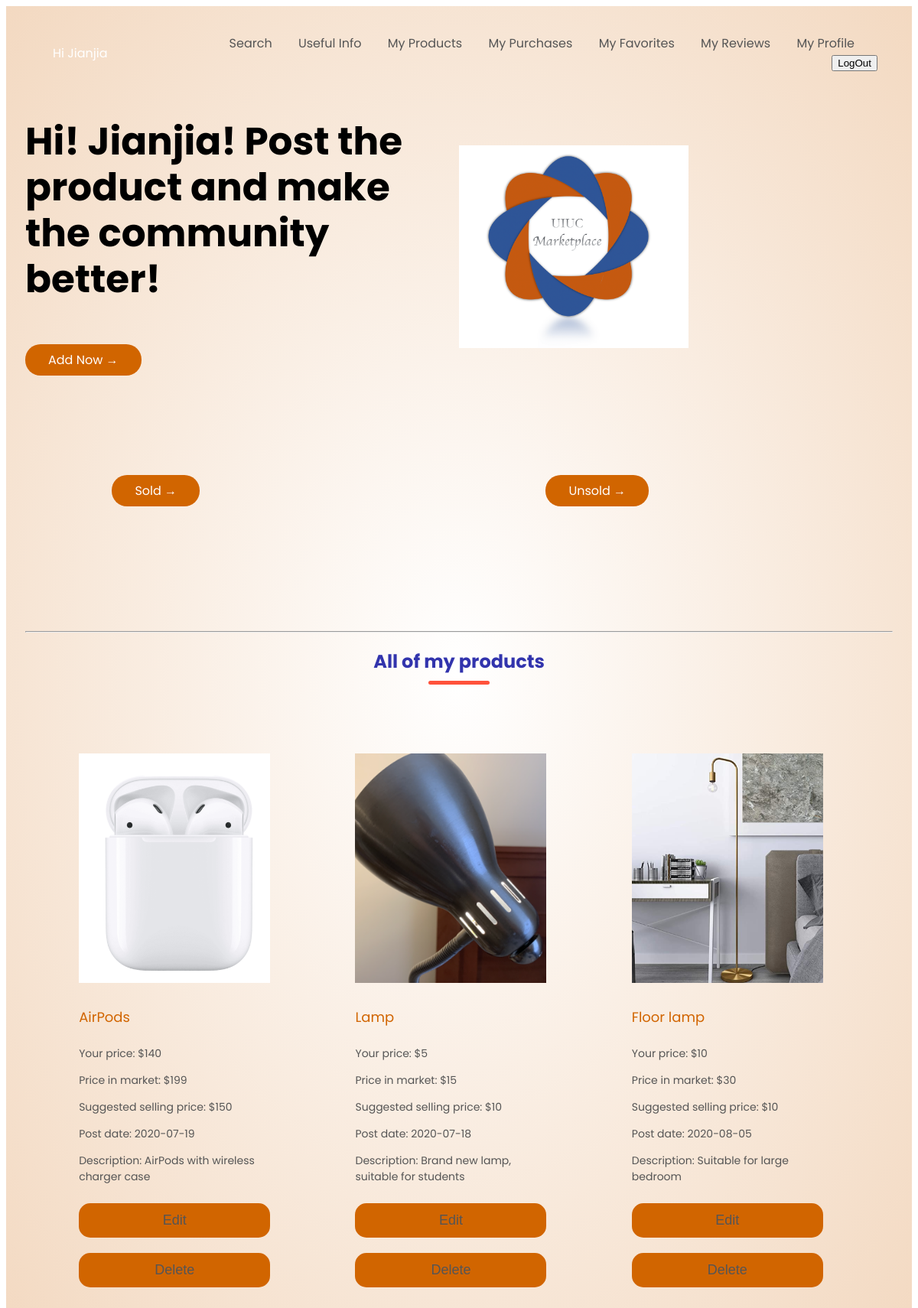
The page /my_products.php (signed in) on the database its author committed.
### tables this page shows
CREATE TABLE `Product` (
  `Product_ID` int(11) NOT NULL,
  `Product_Name` varchar(50) DEFAULT NULL,
  `Seller_ID` int(11) NOT NULL,
  `Product_image` varchar(200) DEFAULT NULL,
  `Price_Sell` double DEFAULT NULL,
  `Price_New` double DEFAULT NULL,
  `Price_Recommend` double DEFAULT NULL,
  `Date_Post` date DEFAULT cast(current_timestamp() as date),
  `Sold_Or_Not` int(11) DEFAULT 0,
  `Category` varchar(50) DEFAULT NULL,
  `Product_Description` varchar(500) DEFAULT NULL
);

### my_products.php (the view)
<?php
  require "my_products_header.php";
?>
<main>
  <div class="container">
    <div class="row">
      <div class="col-2">
        <h1>Hi! <?php echo $User_Name ?>! Post the product and make the community better!</h1>
        <a href=my_products_add.php? class="btn">Add Now &#8594;</a>
      </div>
      <div class="col-2">
        <img src="ProductImage/product1.png" alt="">
      </div>
    </div>
    <div class="categories">
      <div class="row">
        <div class="col-3">
          <a href=my_products_sold.php? class="btn">Sold &#8594;</a>
        </div>
        <div class="col-3">
          <a href=my_products_unsold.php? class="btn">Unsold &#8594;</a>
        </div>
      </div>
    </div>
    <br>
  <hr>
    <div class="small-container">
      <h2 class="title"> All of my products</h2>
      <div class="row">
    <?php
      require_once('mysqli_connect.php');
      $sql = "SELECT * FROM Product WHERE Seller_ID=$User_ID;";
      $result = mysqli_query($dbc,$sql);
      $resultCheck = mysqli_num_rows($result);
      if($resultCheck > 0){
        while($row = mysqli_fetch_assoc($result)){
    ?>
    <div class="col-4">
      <img src="ProductImage/<?php echo $row['Product_image']?>" alt="Image of Product" >
      <h4><?php echo $row['Product_Name']; ?></h4>
      <p>Your price: $<?php echo $row['Price_Sell']; ?></p>
      <p>Price in market: $<?php echo $row['Price_New']; ?></p>
      <p>Suggested selling price: $<?php echo $row['Price_Recommend']; ?></p>
      <p>Post date: <?php echo $row['Date_Post']; ?></p>
      <p>Description: <?php echo $row['Product_Description']; ?></p>
      <button class="col-4-btn">
        <?php echo "<a href=my_products_updatePage.php?Product_ID=".$row['Product_ID']." >Edit</a>" ?>
      </button>
      <button class="col-4-btn">
        <?php echo "<a href=my_products_delete.php?Product_ID=".$row['Product_ID']." >Delete</a>" ?>
      </button>
    </div>
    <?php }
      }else{
        echo "You haven't post any products yet";
      }
    ?>
</main>

### style_product.css (style rules this page uses)
body { font-family: 'Poppins', sans-serif; }
a { text-decoration: none; color: #555; }
p { color: #555; }
.container { max-width:1300px; margin: auto; padding-left: 25px; padding-right: 25px; }
.row { display: flex; align-items: center; flex-wrap: wrap; justify-content: space-around; }
.col-2 { flex-basis: 50%; min-width: 300px; }
.col-2 img { max-width: 300px; padding: 50px 0; }
.col-2 h1 { font-size: 50px; line-height: 60px; margin: 25px 0; }
.categories { margin: 70px 0; }
.col-3 { flex-basis: 30%; min-width: 250px; margin-bottom: 30px; }
.btn { display: inline-block; background: #d16500; color: #fff; padding: 8px 30px; margin: 30px 0; border-radius: 20px; border-radius: 20px; transition: background 0.3s; }
.small-container { max-width: 1080; margin: auto; padding-left: 25px; padding-right: 25px; }
.col-4 { flex-basis: 25%; padding: 10px; min-width: 250px; margin-bottom: 50px; object-fit: cover; }
.col-4 img { width: 250px; height: 300px; object-fit: cover; transition: transform 0.7s; }
.small-container button { border: none; outline: 0; display: inline-block; padding: 12px; color: white; text-align: center; cursor: pointer; width: 250px; font-size: 18px; }
.title { text-align: center; margin: 0 auto 80px; position: relative; line-height: 60px; color: #3234ad }
.title::after { content: ''; background: #ff523b; width: 80px; height: 5px; border-radius: 5px; position: absolute; bottom: 0; left: 50%; transform: translateX(-50%); }
h4 { font-size: 18px; color: #d16500; font-weight: normal; }
.col-4 p { font-size: 14px; width: 250px; }
.col-4-btn { display: inline-block; background: #d16500; padding: 8px 0px; margin: 10px 0; border-radius: 15px; transition: background 0.3s; }

### rows shown on the page
product: Product_image (picture), Product_Name "AirPods", Price_Sell "140", Price_New "199", Price_Recommend "150", Date_Post "2020-07-19", Product_Description "AirPods with wireless charger case"
product: Product_image (picture), Product_Name "Lamp", Price_Sell "5", Price_New "15", Price_Recommend "10", Date_Post "2020-07-18", Product_Description "Brand new lamp, suitable for students"
product: Product_image (picture), Product_Name "Floor lamp", Price_Sell "10", Price_New "30", Price_Recommend "10", Date_Post "2020-08-05", Product_Description "Suitable for large bedroom"

### other values the page prints
$User_Name "Jianjia"
